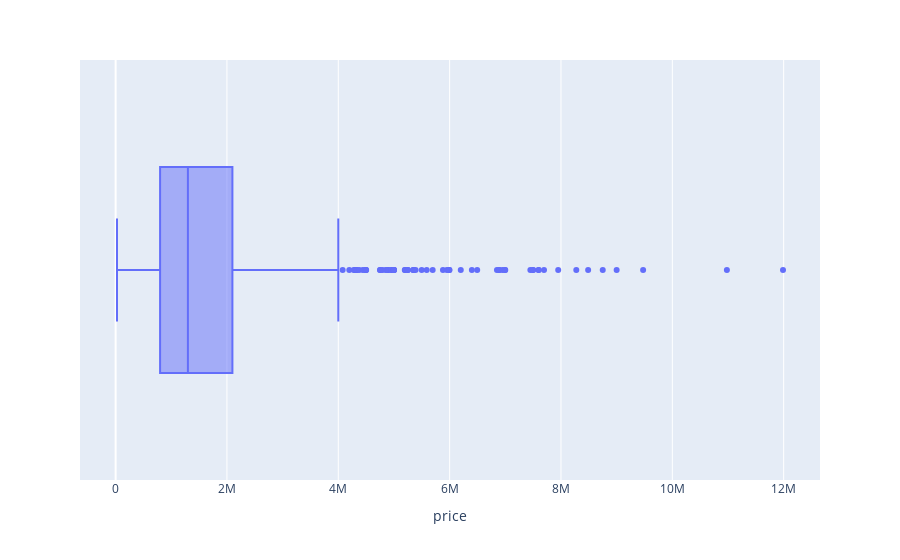

The cell this chart's notebook holds for it:
### Code cell
fig = px.box(df, x=df['price'])
fig.show()

### Figure 1 — Plotly figure (JSON) as saved in the notebook; plotly's stock layout.template omitted (floating-point values rounded to 4 significant figures; data arrays with more than 128 entries replaced by an {"elided": "..."} marker saying what was removed)
{"data": [{"alignmentgroup": "True", "hovertemplate": "price=%{x}<extra></extra>", "legendgroup": "", "marker": {"color": "#636efa"}, "name": "", "notched": false, "offsetgroup": "", "orientation": "h", "showlegend": false, "type": "box", "x": {"elided": "882 int values"}, "x0": " ", "xaxis": "x", "y0": " ", "yaxis": "y"}], "layout": {"boxmode": "group", "legend": {"tracegroupgap": 0}, "margin": {"t": 60}, "xaxis": {"anchor": "y", "domain": [0, 1], "title": {"text": "price"}}, "yaxis": {"anchor": "x", "domain": [0, 1]}}}
